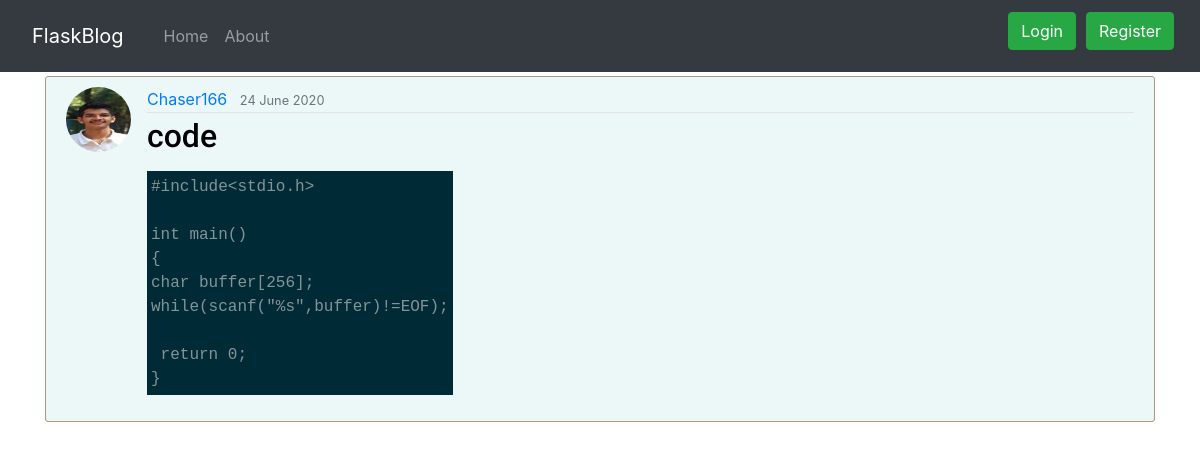
Screenshot of /post/3 with the database file from the repository.
### flaskblog/models.py (models this page shows, shortened)
class User(db.Model, UserMixin):
    id = db.Column(db.Integer, primary_key=True)
    username = db.Column(db.String(20), unique=True, nullable=False)
    email = db.Column(db.String(50), unique=True, nullable=False)
    image_file = db.Column(db.String(20), nullable=True,
                           default='default.jpg')
    password = db.Column(db.String(60), nullable=False)
    posts = db.relationship('Post', backref='author', lazy=True)

class Post(db.Model):
    id = db.Column(db.Integer, primary_key=True)
    title = db.Column(db.String(50), nullable=False)
    date_posted = db.Column(db.DateTime, nullable=False,
                            default=datetime.utcnow)
    content = db.Column(db.Text, nullable=False)
    user_id = db.Column(db.Integer, db.ForeignKey('user.id'), nullable=False)

### flaskblog/posts/routes.py (the view)
@posts.route('/post/<int:post_id>')
def post(post_id):
    post = Post.query.get_or_404(post_id)
    return render_template('post.html', title=post.title, post=post)

### flaskblog/templates/post.html (shortened to what this page needs)
{% extends "layout.html" %}
{% block content %}
<article class="media content-section">
    <img class="rounded-circle article-img" src="{{ url_for('static',filename='images/'+post.author.image_file) }}">
    <div class="media-body">
        <div class="article-metadata">
            <a class="mr-2"
                href="{{ url_for('users.user_posts',username = post.author.username) }}">{{ post.author.username }}</a>
            <small class="text-muted">{{ post.date_posted.strftime('%d %B %Y') }}</small>
        </div>
        <h2 class="article-title">{{ post.title }}</h2>
        <p class="article-content">{{ post.content|safe }}</p>
    </div>
</article>
{% endblock content %}

### flaskblog/static/main.css (style rules this page uses)
body { background: rgb(255, 255, 255); color: #333333; }
h1, h2, h3, h4, h5, h6 { color: #444444; }
.content-section { background: #ECF8F8; padding: 10px 20px; border: 1px solid #B2967D; border-radius: 3px; margin-bottom: 5px; }
.article-title { color: #000000; font-family: 'Roboto', sans-serif; }
.article-content { white-space: pre-line; }
.article-img { height: 65px; width: 65px; margin-right: 16px; }
.article-metadata { padding-bottom: 1px; margin-bottom: 4px; border-bottom: 1px solid #e3e3e3; }

### rows the page displays
User: image_file (picture), author.username "Chaser166"
Post: date_posted "24 June 2020", title "code", content "#include<stdio.h> int main() { char buffer[256]; while(scanf(\"%s\",buffer)!=EOF); return 0; }"
